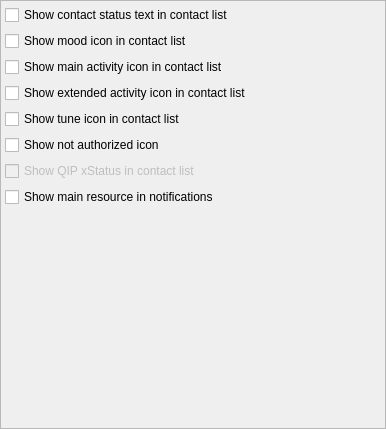
<?xml version="1.0" encoding="UTF-8"?>
<ui version="4.0">
 <class>Contacts</class>
 <widget class="QWidget" name="Contacts">
  <property name="geometry">
   <rect>
    <x>0</x>
    <y>0</y>
    <width>386</width>
    <height>429</height>
   </rect>
  </property>
  <property name="windowTitle">
   <string>Form</string>
  </property>
  <layout class="QVBoxLayout" name="verticalLayout">
   <property name="margin">
    <number>0</number>
   </property>
   <item>
    <widget class="QFrame" name="frame">
     <property name="frameShape">
      <enum>QFrame::StyledPanel</enum>
     </property>
     <property name="frameShadow">
      <enum>QFrame::Raised</enum>
     </property>
     <layout class="QVBoxLayout" name="verticalLayout_4">
      <property name="margin">
       <number>4</number>
      </property>
      <item>
       <widget class="QCheckBox" name="mainStatusShow">
        <property name="text">
         <string>Show contact status text in contact list</string>
        </property>
       </widget>
      </item>
      <item>
       <widget class="QCheckBox" name="mainMoodShow">
        <property name="text">
         <string>Show mood icon in contact list</string>
        </property>
       </widget>
      </item>
      <item>
       <widget class="QCheckBox" name="mainGeneralActivityShow">
        <property name="text">
         <string>Show main activity icon in contact list</string>
        </property>
       </widget>
      </item>
      <item>
       <widget class="QCheckBox" name="mainExtendedActivityShow">
        <property name="text">
         <string>Show extended activity icon in contact list</string>
        </property>
       </widget>
      </item>
      <item>
       <widget class="QCheckBox" name="mainTuneShow">
        <property name="text">
         <string>Show tune icon in contact list</string>
        </property>
       </widget>
      </item>
      <item>
       <widget class="QCheckBox" name="mainAuthShow">
        <property name="text">
         <string>Show not authorized icon</string>
        </property>
       </widget>
      </item>
      <item>
       <widget class="QCheckBox" name="mainQIPStatusShow">
        <property name="enabled">
         <bool>false</bool>
        </property>
        <property name="text">
         <string>Show QIP xStatus in contact list</string>
        </property>
       </widget>
      </item>
      <item>
       <widget class="QCheckBox" name="mainResNotifyShow">
        <property name="text">
         <string>Show main resource in notifications</string>
        </property>
       </widget>
      </item>
      <item>
       <spacer name="verticalSpacer">
        <property name="orientation">
         <enum>Qt::Vertical</enum>
        </property>
        <property name="sizeHint" stdset="0">
         <size>
          <width>20</width>
          <height>40</height>
         </size>
        </property>
       </spacer>
      </item>
     </layout>
    </widget>
   </item>
  </layout>
 </widget>
 <resources/>
 <connections>
  <connection>
   <sender>mainGeneralActivityShow</sender>
   <signal>clicked(bool)</signal>
   <receiver>mainExtendedActivityShow</receiver>
   <slot>setEnabled(bool)</slot>
   <hints>
    <hint type="sourcelabel">
     <x>142</x>
     <y>120</y>
    </hint>
    <hint type="destinationlabel">
     <x>408</x>
     <y>120</y>
    </hint>
   </hints>
  </connection>
 </connections>
</ui>
